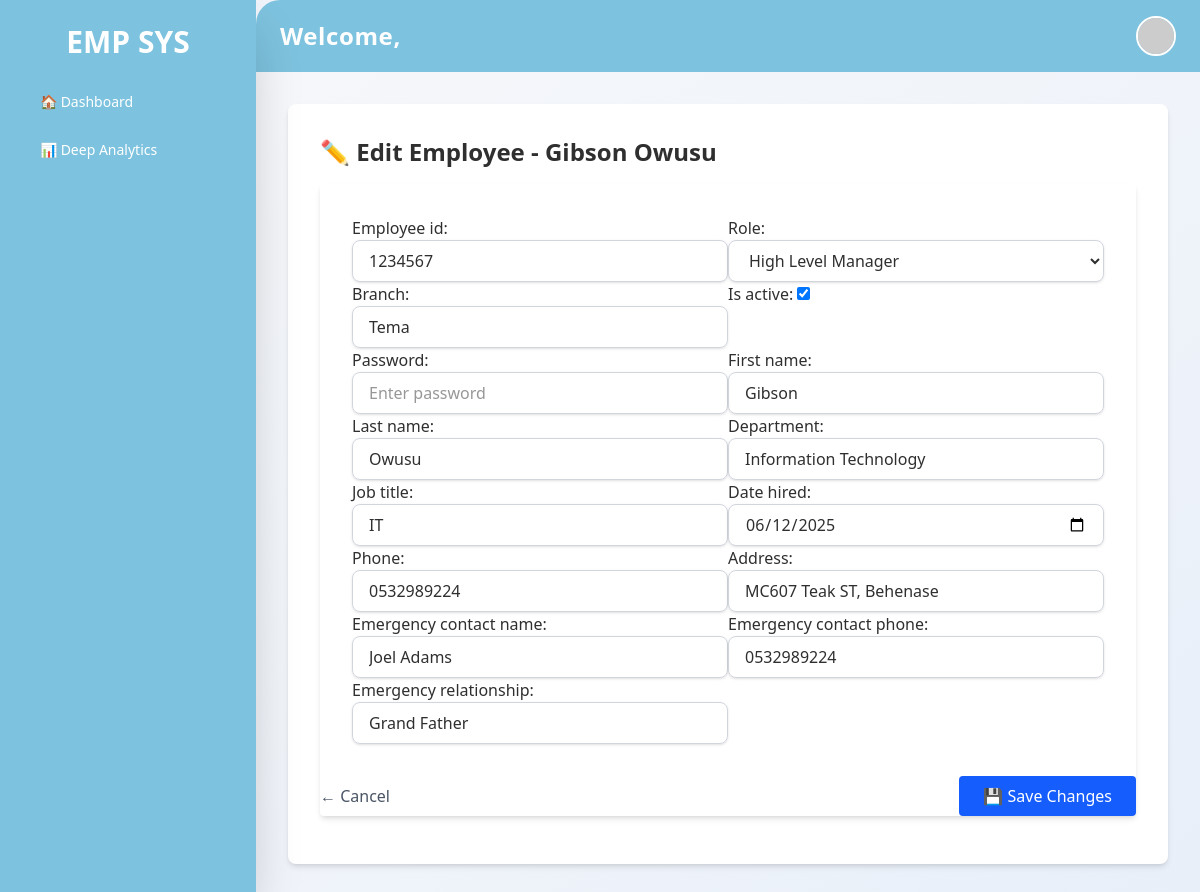
/employees/edit/5/ (signed in), run on the app's committed database.
### performance_app/models.py (models this page shows, shortened)
class EmployeeProfile(models.Model):
    user = models.OneToOneField(User, on_delete=models.CASCADE)
    first_name = models.CharField(max_length=100, blank=True, null=True)
    last_name = models.CharField(max_length=100, blank=True, null=True)
    department = models.CharField(max_length=100)
    job_title = models.CharField(max_length=100)
    date_hired = models.DateField()
    phone = models.CharField(max_length=15, blank=True, null=True)
    address = models.TextField(null=True, blank=True)
    emergency_contact_name = models.CharField(max_length=100, null=True, blank=True)
    emergency_contact_phone = models.CharField(max_length=15, null=True, blank=True)
    emergency_relationship = models.CharField(max_length=50, null=True, blank=True)
    data_created = models.DateTimeField(auto_now_add=True, blank=True, null=True)
    data_updated = models.DateTimeField(auto_now=True, blank=True, null=True)
    created_by = models.ForeignKey(User, related_name='created_employee', on_delete=models.CASCADE, null=True, blank=True)
    updated_by = models.ForeignKey(User, related_name='updated_employee', on_delete=models.CASCADE, null=True, blank=True)

class User(AbstractBaseUser, PermissionsMixin):
    ROLE_CHOICES = [
        ('HR', 'HR'),
        ('HIGH_MANAGER', 'High Level Manager'),
        ('MIDDLE_MANAGER', 'Middle Level Manager'),
        ('MANAGER', 'Low Level Manager'),
        ('EMPLOYEE', 'Employee'),
    ]
    employee_id = models.CharField(max_length=20, unique=True)
    role = models.CharField(max_length=20, choices=ROLE_CHOICES)
    branch = models.CharField(max_length=100, blank=True, null=True)
    is_active = models.BooleanField(default=True)
    is_staff = models.BooleanField(default=False)
    USERNAME_FIELD = 'employee_id'
    REQUIRED_FIELDS = []
    objects = CustomUserManager()
    def __str__(self):
        return f"{self.employee_id} - {self.role}"

### performance_app/views.py (the view)
# urls.py: path('employees/edit/<int:user_id>/', views.edit_employee, name='edit_employee'),
@login_required
def edit_employee(request, user_id):
    user = get_object_or_404(User, id=user_id)
    profile = get_object_or_404(EmployeeProfile, user=user)
    if request.method == 'POST':
        user_form = EditUserForm(request.POST, instance=user)
        profile_form = EmployeeProfileForm(request.POST, instance=profile)
        if user_form.is_valid() and profile_form.is_valid():
            user_form.save()
            profile_form.save()
            messages.success(request, 'Employee updated successfully.')
            return redirect('employee_management')
        else:
            messages.error(request, 'Please correct the errors below.')
    else:
        user_form = EditUserForm(instance=user)
        profile_form = EmployeeProfileForm(instance=profile)
    return render(request, 'dashboard/hr/edit_employee.html', {
        'user_form': user_form,
        'profile_form': profile_form,
        'employee': profile
    })

### theme/templates/dashboard/hr/edit_employee.html (shortened to what this page needs)
{% extends 'base.html' %}
{% load static %}
{% block content %}
<div class="container mx-auto py-6 max-w-4xl p-8 bg-white rounded-lg shadow-md">
    <h2 class="text-2xl font-bold mb-4">✏️ Edit Employee - {{ employee.first_name }} {{ employee.last_name }}</h2>
    <form method="post" class="bg-white shadow-md rounded px-8 pt-6 pb-8 mb-4 space-y-4">
        <div class="grid grid-cols-1 md:grid-cols-2 gap-4 p-8">
            {{ user_form.as_p }}
            {{ profile_form.as_p }}
        </div>
        <div class="flex justify-between items-center mt-6">
            <a href="{% url 'employee_management' %}" class="text-gray-600 hover:underline">← Cancel</a>
            <button type="submit" class="bg-blue-600 text-white px-6 py-2 rounded hover:bg-blue-700 transition">💾 Save Changes</button>
        </div>
    </form>
</div>
{% endblock %}

### data on the page
EmployeeProfile: first_name "Gibson", last_name "Owusu", department "Information Technology", job_title "IT", date_hired "06/12/2025", phone "0532989224", address "MC607 Teak ST, Behenase", emergency_contact_name "Joel Adams", emergency_contact_phone "0532989224", emergency_relationship "Grand Father"
User: employee_id "1234567", role "High Level Manager", branch "Tema", is_active "☑"
